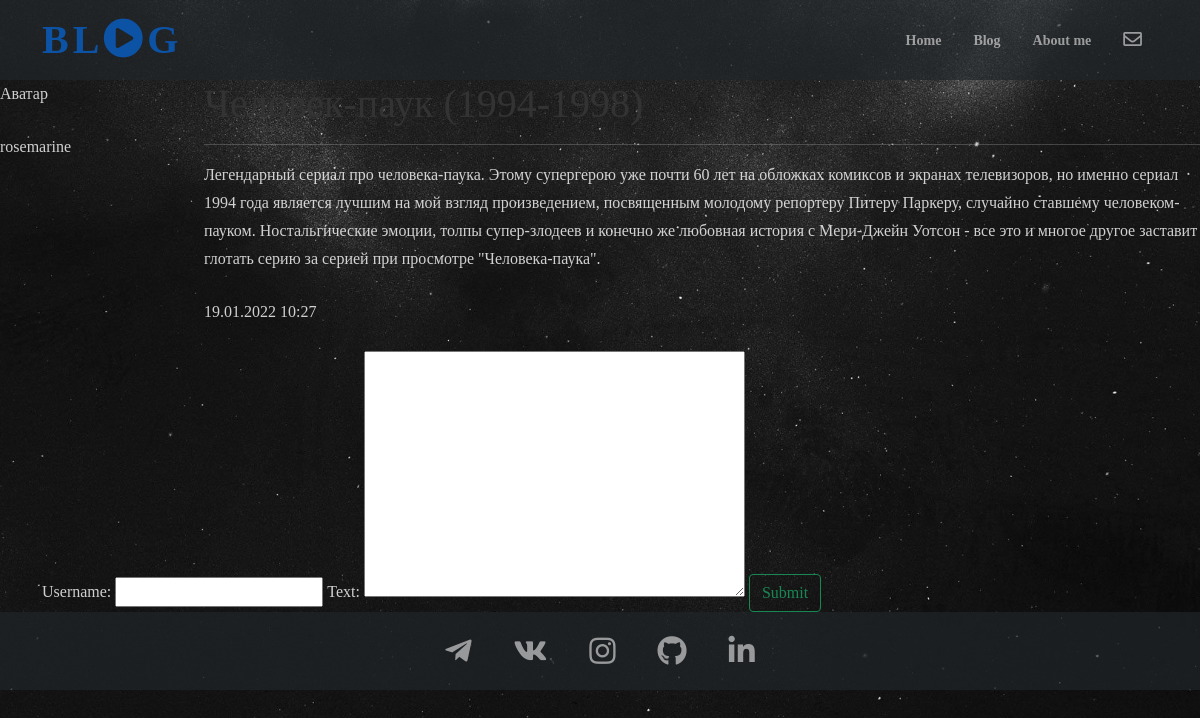
Page /post/16/ on the earlier database version.
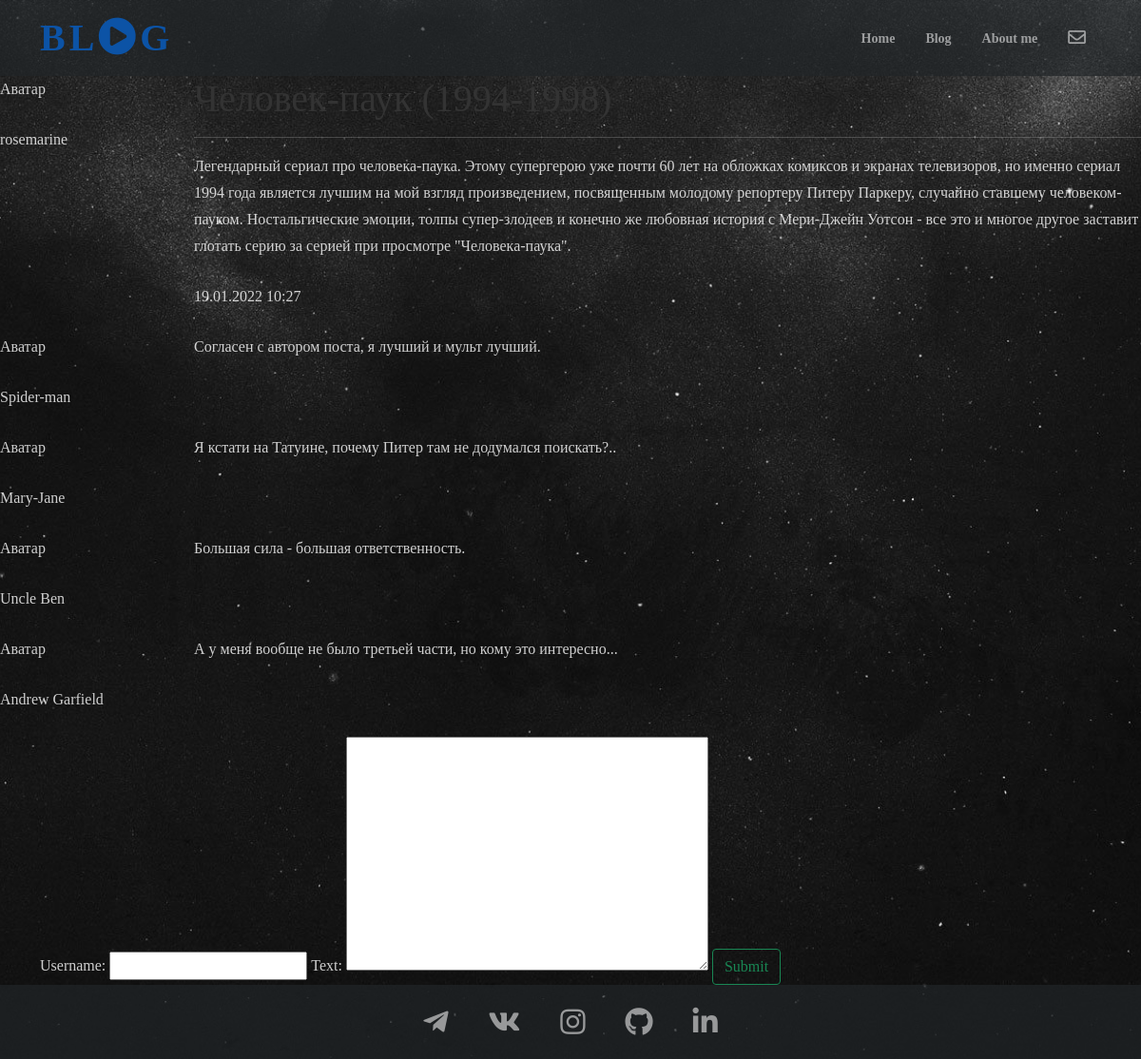
Same page on the later database version.
### snblog/models.py (models this page shows, shortened)
class Post(models.Model):
    author = models.ForeignKey(settings.AUTH_USER_MODEL, on_delete=models.CASCADE) #поле автора, в которое попадает имя юзера, который создает пост, а также способ удаления поста
    title = models.CharField(max_length=150) #поле названия поста с ограничением в 150 символов
    text = models.TextField() #поле текста
    created = models.DateTimeField(default=timezone.now) #поле даты создания поста с указанием времени создания поста по текущему часовому поясу
    image = models.ImageField(upload_to="images/", null=True, blank=True)

class Comment(models.Model):
    post = models.ForeignKey(Post, related_name='comment', on_delete=models.CASCADE)
    username = models.CharField(max_length=15)
    text = models.TextField()
    active = models.BooleanField(default=True)

### snblog/views.py (the view)
# urls.py: path("post/<int:pk>/", views.post, name="post_detail")
def post(request, pk):
    post = get_object_or_404(Post, pk=pk)
    comments = post.comment.filter(active=True)
    form = CommentForm
    if request.method == "POST":
        form = CommentForm(data=request.POST)
        if form.is_valid():
            comment = form.save(commit=False)
            comment.post = post
            comment.save()
    return render(request, "snblog/post_detail.html", {"post": post,
                                                       "comments": comments,
                                                       "form": form
                                                       })

### snblog/templates/snblog/post_detail.html
{% extends "snblog/base.html" %}
{% block content %}
<div class="post-detail row">
    {% if post.created %}
    <div class="post-author col-2">
        <div class="avatar" id="outer">
            <div id="inner">
                <p>Аватар</p>
            </div>
        </div>
        <div class="nickname">
            <p class="nickname-author">{{post.author}}</p>
        </div>
    </div>
    <div class="post col-10">
        <div class="post-title">
            <h1 class="post-title">{{ post.title }}</h1>
        </div>
        <hr>
        <div class="post-text">
            <p>{{ post.text }}</p>
        </div>
        <div class="date">
            <p>{{post.created | date:"d"}}.{{post.created | date:"m"}}.{{post.created | date:"Y"}} {{post.created | time:"G:i"}}</p>
        </div>
    </div>
    {% endif %}
</div>
{% for comment in comments %}
<div class="post-detail-com row">
    <div class="post-author-com col-2">
        <div class="avatar-commentor" id="outer-com">
            <div id="inner-com">
                <p>Аватар</p>
            </div>
        </div>
        <div class="nickname-com">
            <p class="nickname-commentor">{{ comment.username }}</p>
        </div>
    </div>
    <div class="post col-10">
        <div class="post-text-com">
            <p>{{ comment.text }}</p>
        </div>
    </div>
</div>
{% endfor %}
<div class="container">
    <div class="comments-form">
       <form action="" method="post"> {% csrf_token %}
            {{form}}
            <input type="submit" class="btn btn-outline-success">
       </form>
    </div>
</div>
{% endblock %}

### snblog/templates/snblog/base.html (shortened to what this page needs)
{% load static %}
<!doctype html>
<html lang="en">
<head>
    <link href="https://cdn.jsdelivr.net/npm/bootstrap@5.1.3/dist/css/bootstrap.min.css" rel="stylesheet">
    <link rel="stylesheet" href="https://pro.fontawesome.com/releases/v5.10.0/css/all.css"/>
    <link rel="stylesheet" href="{% static '/css/mainstyles.css' %}" type="text/css">
</head>
<body style="background-image: url('{% static 'technical images/background.jpg' %}')">
  <div class="body-wrapper">
    <nav class="navbar top navbar-expand-lg navbar-dark bg-dark">
      <div class="container-lg">
        <a class="navbar-brand" href="{% url 'startpage' %}">BL<i class="fas fa-play-circle"></i>G</a>
        <div class="collapse navbar-collapse" id="navbarSupportedContent">
          <ul class="nav navbar-nav ms-auto mb-2 mb-lg-0">
            <li class="nav-item">
              <a class="nav-link {% if request.path == '/' %}active{% endif %}" aria-current="page" href="{% url 'startpage' %}">Home</a>
            </li>
            <li class="nav-item">
              <a class="nav-link {% if request.path == '/posts/' %}active{% endif %}" href="{% url 'post_list' %}">Blog</a>
            </li>
            <li class="nav-item">
              <a class="nav-link {% if request.path == '/me/' %}active{% endif %}" href="{% url 'about_me' %}">About me</a>
            </li>
            <li class="nav-item">
              <a class="nav-link" href="mailto:rosemarinesteam@gmail.com"><i class="far fa-envelope fa-lg"></i></a>
            </li>
          </ul>
        </div>
      </div>
    </nav>
{% block content %}
{% endblock %}
    <div class="body-footer" id="footer">
      <div class="container-sm">
        <div class="row centered">
          <div class="col-lg-6 offset-lg-3">
            <a href="https://t.me/dakurlzz"><i class="fab fa-telegram-plane"></i></a>
            <a href="https://vk.com/da.kurlzzz"><i class="fab fa-vk"></i></a>
            <a href="https://www.instagram.com/bezpalevasovsem/"><i class="fab fa-instagram"></i></a>
            <a href="https://github.com/rosemar1ne"><i class="fab fa-github"></i></a>
            <a href="https://www.linkedin.com/in/rosemar1ne"><i class="fab fa-linkedin-in"></i></a>
          </div>
        </div>
      </div>
    </div>
  </div>
</body>
</html>

### snblog/static/css/mainstyles.css (style rules this page uses)
html { overflow-y: overlay; height: 100%; }
body { background-position: center center; background-repeat: no-repeat; background-attachment: fixed; background-size: cover; background-color: #333333; font-family: "Bebas Neue Bold"; font-weight: 300; font-size: 16px; color: rgba(255,255,255,0.8); height: 100%; -webkit-font-smoothing: antialiased; -webkit-overflow-scrolling: touch; }
.body-wrapper { display: flex; flex-direction: column; min-height: 100%; }
h1, h2, h3, h4, h5, h6 { font-weight: 300; color: #333; }
p { line-height: 28px; margin-bottom: 25px; }
.centered { text-align: center; }
hr { display: block; height: 1px; border: 0px; border-top: 1px solid #ccc; margin: 1em 0; padding: 0; }
.navbar { font-weight: 800; font-size: 14px; padding-top: 5px; padding-bottom: 5px; }
.bg-dark { background-color: rgba(33,37,41,0.7)!important; }
.navbar-dark .navbar-brand { color: #0C53A6; font-weight: bold; font-size: 40px; letter-spacing: 4px; }
.navbar-dark .navbar-nav .nav-link { padding: 16px; padding-top: 10px; padding-bottom: 10px; }
#footer { background-color: rgba(33,37,41,0.7); padding-top: 5px; padding-bottom: 5px; }
#footer i { color: #FFFFFF8C; font-size: 30px; padding: 19px; }

Differences in the rows shown:
added Comment: username "Spider-man", text "Согласен с автором поста, я лучший и мульт лучший."
added Comment: username "Mary-Jane", text "Я кстати на Татуине, почему Питер там не додумался поискать?.."
added Comment: username "Uncle Ben", text "Большая сила - большая ответственность."
added Comment: username "Andrew Garfield", text "А у меня вообще не было третьей части, но кому это интересно..."
